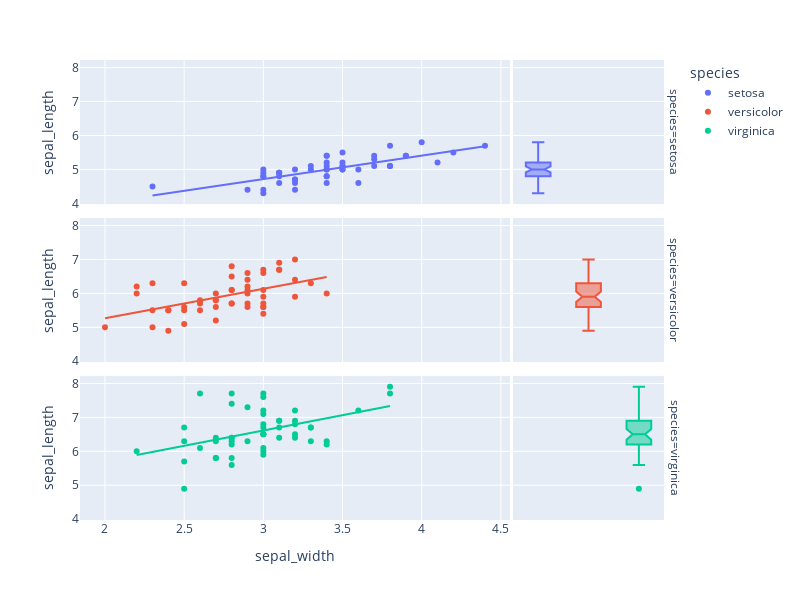

The notebook cell this image was saved under:
### Markdown cell above
#### Facets
You can use `facet_row` and `facet_col` to create some facets, each containing the data for a given category. If you're using it together with the `marginal_x` and `marginal_y` options, the marginals won't be displayed :

### Code cell
# Create one subgraph for each category and set the dislay order
fig = px.scatter(df, x = "sepal_width", y = "sepal_length", color = "species", trendline = "ols", marginal_x = "violin", marginal_y = "box", facet_row = "species", width=800, height=600)
fig.show()

### Figure 1 — Plotly figure (JSON) as saved in the notebook; plotly's stock layout.template omitted (floating-point values rounded to 4 significant figures)
{"data": [{"hovertemplate": "species=setosa<br>sepal_width=%{x}<br>sepal_length=%{y}<extra></extra>", "legendgroup": "setosa", "marker": {"color": "#636efa", "symbol": "circle"}, "mode": "markers", "name": "setosa", "orientation": "v", "showlegend": true, "type": "scatter", "x": [3.5, 3, 3.2, 3.1, 3.6, 3.9, 3.4, 3.4, 2.9, 3.1, 3.7, 3.4, 3, 3, 4, 4.4, 3.9, 3.5, 3.8, 3.8, 3.4, 3.7, 3.6, 3.3, 3.4, 3, 3.4, 3.5, 3.4, 3.2, 3.1, 3.4, 4.1, 4.2, 3.1, 3.2, 3.5, 3.1, 3, 3.4, 3.5, 2.3, 3.2, 3.5, 3.8, 3, 3.8, 3.2, 3.7, 3.3], "xaxis": "x5", "y": [5.1, 4.9, 4.7, 4.6, 5, 5.4, 4.6, 5, 4.4, 4.9, 5.4, 4.8, 4.8, 4.3, 5.8, 5.7, 5.4, 5.1, 5.7, 5.1, 5.4, 5.1, 4.6, 5.1, 4.8, 5, 5, 5.2, 5.2, 4.7, 4.8, 5.4, 5.2, 5.5, 4.9, 5, 5.5, 4.9, 4.4, 5.1, 5, 4.5, 4.4, 5, 5.1, 4.8, 5.1, 4.6, 5.3, 5], "yaxis": "y5"}, {"alignmentgroup": "True", "hovertemplate": "species=setosa<br>sepal_length=%{y}<extra></extra>", "legendgroup": "setosa", "marker": {"color": "#636efa", "symbol": "circle"}, "name": "setosa", "notched": true, "offsetgroup": "setosa", "showlegend": false, "type": "box", "xaxis": "x6", "y": [5.1, 4.9, 4.7, 4.6, 5, 5.4, 4.6, 5, 4.4, 4.9, 5.4, 4.8, 4.8, 4.3, 5.8, 5.7, 5.4, 5.1, 5.7, 5.1, 5.4, 5.1, 4.6, 5.1, 4.8, 5, 5, 5.2, 5.2, 4.7, 4.8, 5.4, 5.2, 5.5, 4.9, 5, 5.5, 4.9, 4.4, 5.1, 5, 4.5, 4.4, 5, 5.1, 4.8, 5.1, 4.6, 5.3, 5], "yaxis": "y6"}, {"hovertemplate": "<b>OLS trendline</b><br>sepal_length = 0.690854 * sepal_width + 2.64466<br>R<sup>2</sup>=0.557681<br><br>species=setosa<br>sepal_width=%{x}<br>sepal_length=%{y} <b>(trend)</b><extra></extra>", "legendgroup": "setosa", "marker": {"color": "#636efa", "symbol": "circle"}, "mode": "lines", "name": "setosa", "showlegend": false, "type": "scatter", "x": [2.3, 2.9, 3, 3, 3, 3, 3, 3, 3.1, 3.1, 3.1, 3.1, 3.1, 3.2, 3.2, 3.2, 3.2, 3.2, 3.3, 3.3, 3.4, 3.4, 3.4, 3.4, 3.4, 3.4, 3.4, 3.4, 3.4, 3.5, 3.5, 3.5, 3.5, 3.5, 3.5, 3.6, 3.6, 3.7, 3.7, 3.7, 3.8, 3.8, 3.8, 3.8, 3.9, 3.9, 4, 4.1, 4.2, 4.4], "xaxis": "x5", "y": [4.234, 4.648, 4.717, 4.717, 4.717, 4.717, 4.717, 4.717, 4.786, 4.786, 4.786, 4.786, 4.786, 4.855, 4.855, 4.855, 4.855, 4.855, 4.924, 4.924, 4.994, 4.994, 4.994, 4.994, 4.994, 4.994, 4.994, 4.994, 4.994, 5.063, 5.063, 5.063, 5.063, 5.063, 5.063, 5.132, 5.132, 5.201, 5.201, 5.201, 5.27, 5.27, 5.27, 5.27, 5.339, 5.339, 5.408, 5.477, 5.546, 5.684], "yaxis": "y5"}, {"hovertemplate": "species=versicolor<br>sepal_width=%{x}<br>sepal_length=%{y}<extra></extra>", "legendgroup": "versicolor", "marker": {"color": "#EF553B", "symbol": "circle"}, "mode": "markers", "name": "versicolor", "orientation": "v", "showlegend": true, "type": "scatter", "x": [3.2, 3.2, 3.1, 2.3, 2.8, 2.8, 3.3, 2.4, 2.9, 2.7, 2, 3, 2.2, 2.9, 2.9, 3.1, 3, 2.7, 2.2, 2.5, 3.2, 2.8, 2.5, 2.8, 2.9, 3, 2.8, 3, 2.9, 2.6, 2.4, 2.4, 2.7, 2.7, 3, 3.4, 3.1, 2.3, 3, 2.5, 2.6, 3, 2.6, 2.3, 2.7, 3, 2.9, 2.9, 2.5, 2.8], "xaxis": "x3", "y": [7, 6.4, 6.9, 5.5, 6.5, 5.7, 6.3, 4.9, 6.6, 5.2, 5, 5.9, 6, 6.1, 5.6, 6.7, 5.6, 5.8, 6.2, 5.6, 5.9, 6.1, 6.3, 6.1, 6.4, 6.6, 6.8, 6.7, 6, 5.7, 5.5, 5.5, 5.8, 6, 5.4, 6, 6.7, 6.3, 5.6, 5.5, 5.5, 6.1, 5.8, 5, 5.6, 5.7, 5.7, 6.2, 5.1, 5.7], "yaxis": "y3"}, {"alignmentgroup": "True", "hovertemplate": "species=versicolor<br>sepal_length=%{y}<extra></extra>", "legendgroup": "versicolor", "marker": {"color": "#EF553B", "symbol": "circle"}, "name": "versicolor", "notched": true, "offsetgroup": "versicolor", "showlegend": false, "type": "box", "xaxis": "x4", "y": [7, 6.4, 6.9, 5.5, 6.5, 5.7, 6.3, 4.9, 6.6, 5.2, 5, 5.9, 6, 6.1, 5.6, 6.7, 5.6, 5.8, 6.2, 5.6, 5.9, 6.1, 6.3, 6.1, 6.4, 6.6, 6.8, 6.7, 6, 5.7, 5.5, 5.5, 5.8, 6, 5.4, 6, 6.7, 6.3, 5.6, 5.5, 5.5, 6.1, 5.8, 5, 5.6, 5.7, 5.7, 6.2, 5.1, 5.7], "yaxis": "y4"}, {"hovertemplate": "<b>OLS trendline</b><br>sepal_length = 0.865078 * sepal_width + 3.53973<br>R<sup>2</sup>=0.276582<br><br>species=versicolor<br>sepal_width=%{x}<br>sepal_length=%{y} <b>(trend)</b><extra></extra>", "legendgroup": "versicolor", "marker": {"color": "#EF553B", "symbol": "circle"}, "mode": "lines", "name": "versicolor", "showlegend": false, "type": "scatter", "x": [2, 2.2, 2.2, 2.3, 2.3, 2.3, 2.4, 2.4, 2.4, 2.5, 2.5, 2.5, 2.5, 2.6, 2.6, 2.6, 2.7, 2.7, 2.7, 2.7, 2.7, 2.8, 2.8, 2.8, 2.8, 2.8, 2.8, 2.9, 2.9, 2.9, 2.9, 2.9, 2.9, 2.9, 3, 3, 3, 3, 3, 3, 3, 3, 3.1, 3.1, 3.1, 3.2, 3.2, 3.2, 3.3, 3.4], "xaxis": "x3", "y": [5.27, 5.443, 5.443, 5.529, 5.529, 5.529, 5.616, 5.616, 5.616, 5.702, 5.702, 5.702, 5.702, 5.789, 5.789, 5.789, 5.875, 5.875, 5.875, 5.875, 5.875, 5.962, 5.962, 5.962, 5.962, 5.962, 5.962, 6.048, 6.048, 6.048, 6.048, 6.048, 6.048, 6.048, 6.135, 6.135, 6.135, 6.135, 6.135, 6.135, 6.135, 6.135, 6.221, 6.221, 6.221, 6.308, 6.308, 6.308, 6.394, 6.481], "yaxis": "y3"}, {"hovertemplate": "species=virginica<br>sepal_width=%{x}<br>sepal_length=%{y}<extra></extra>", "legendgroup": "virginica", "marker": {"color": "#00cc96", "symbol": "circle"}, "mode": "markers", "name": "virginica", "orientation": "v", "showlegend": true, "type": "scatter", "x": [3.3, 2.7, 3, 2.9, 3, 3, 2.5, 2.9, 2.5, 3.6, 3.2, 2.7, 3, 2.5, 2.8, 3.2, 3, 3.8, 2.6, 2.2, 3.2, 2.8, 2.8, 2.7, 3.3, 3.2, 2.8, 3, 2.8, 3, 2.8, 3.8, 2.8, 2.8, 2.6, 3, 3.4, 3.1, 3, 3.1, 3.1, 3.1, 2.7, 3.2, 3.3, 3, 2.5, 3, 3.4, 3], "xaxis": "x", "y": [6.3, 5.8, 7.1, 6.3, 6.5, 7.6, 4.9, 7.3, 6.7, 7.2, 6.5, 6.4, 6.8, 5.7, 5.8, 6.4, 6.5, 7.7, 7.7, 6, 6.9, 5.6, 7.7, 6.3, 6.7, 7.2, 6.2, 6.1, 6.4, 7.2, 7.4, 7.9, 6.4, 6.3, 6.1, 7.7, 6.3, 6.4, 6, 6.9, 6.7, 6.9, 5.8, 6.8, 6.7, 6.7, 6.3, 6.5, 6.2, 5.9], "yaxis": "y"}, {"alignmentgroup": "True", "hovertemplate": "species=virginica<br>sepal_length=%{y}<extra></extra>", "legendgroup": "virginica", "marker": {"color": "#00cc96", "symbol": "circle"}, "name": "virginica", "notched": true, "offsetgroup": "virginica", "showlegend": false, "type": "box", "xaxis": "x2", "y": [6.3, 5.8, 7.1, 6.3, 6.5, 7.6, 4.9, 7.3, 6.7, 7.2, 6.5, 6.4, 6.8, 5.7, 5.8, 6.4, 6.5, 7.7, 7.7, 6, 6.9, 5.6, 7.7, 6.3, 6.7, 7.2, 6.2, 6.1, 6.4, 7.2, 7.4, 7.9, 6.4, 6.3, 6.1, 7.7, 6.3, 6.4, 6, 6.9, 6.7, 6.9, 5.8, 6.8, 6.7, 6.7, 6.3, 6.5, 6.2, 5.9], "yaxis": "y2"}, {"hovertemplate": "<b>OLS trendline</b><br>sepal_length = 0.901534 * sepal_width + 3.90684<br>R<sup>2</sup>=0.209057<br><br>species=virginica<br>sepal_width=%{x}<br>sepal_length=%{y} <b>(trend)</b><extra></extra>", "legendgroup": "virginica", "marker": {"color": "#00cc96", "symbol": "circle"}, "mode": "lines", "name": "virginica", "showlegend": false, "type": "scatter", "x": [2.2, 2.5, 2.5, 2.5, 2.5, 2.6, 2.6, 2.7, 2.7, 2.7, 2.7, 2.8, 2.8, 2.8, 2.8, 2.8, 2.8, 2.8, 2.8, 2.9, 2.9, 3, 3, 3, 3, 3, 3, 3, 3, 3, 3, 3, 3, 3.1, 3.1, 3.1, 3.1, 3.2, 3.2, 3.2, 3.2, 3.2, 3.3, 3.3, 3.3, 3.4, 3.4, 3.6, 3.8, 3.8], "xaxis": "x", "y": [5.89, 6.161, 6.161, 6.161, 6.161, 6.251, 6.251, 6.341, 6.341, 6.341, 6.341, 6.431, 6.431, 6.431, 6.431, 6.431, 6.431, 6.431, 6.431, 6.521, 6.521, 6.611, 6.611, 6.611, 6.611, 6.611, 6.611, 6.611, 6.611, 6.611, 6.611, 6.611, 6.611, 6.702, 6.702, 6.702, 6.702, 6.792, 6.792, 6.792, 6.792, 6.792, 6.882, 6.882, 6.882, 6.972, 6.972, 7.152, 7.333, 7.333], "yaxis": "y"}], "layout": {"annotations": [{"font": {}, "showarrow": false, "text": "species=virginica", "textangle": 90, "x": 0.98, "xanchor": "left", "xref": "paper", "y": 0.1567, "yanchor": "middle", "yref": "paper"}, {"font": {}, "showarrow": false, "text": "species=versicolor", "textangle": 90, "x": 0.98, "xanchor": "left", "xref": "paper", "y": 0.5, "yanchor": "middle", "yref": "paper"}, {"font": {}, "showarrow": false, "text": "species=setosa", "textangle": 90, "x": 0.98, "xanchor": "left", "xref": "paper", "y": 0.8433, "yanchor": "middle", "yref": "paper"}], "height": 600, "legend": {"title": {"text": "species"}, "tracegroupgap": 0}, "margin": {"t": 60}, "width": 800, "xaxis": {"anchor": "y", "domain": [0, 0.7215], "title": {"text": "sepal_width"}}, "xaxis2": {"anchor": "y2", "domain": [0.7265, 0.98], "matches": "x2", "showgrid": false, "showline": false, "showticklabels": false, "ticks": ""}, "xaxis3": {"anchor": "y3", "domain": [0, 0.7215], "matches": "x", "showticklabels": false}, "xaxis4": {"anchor": "y4", "domain": [0.7265, 0.98], "matches": "x2", "showgrid": false, "showline": false, "showticklabels": false, "ticks": ""}, "xaxis5": {"anchor": "y5", "domain": [0, 0.7215], "matches": "x", "showticklabels": false}, "xaxis6": {"anchor": "y6", "domain": [0.7265, 0.98], "matches": "x2", "showgrid": false, "showline": false, "showticklabels": false, "ticks": ""}, "yaxis": {"anchor": "x", "domain": [0, 0.3133], "title": {"text": "sepal_length"}}, "yaxis2": {"anchor": "x2", "domain": [0, 0.3133], "matches": "y", "showgrid": true, "showticklabels": false}, "yaxis3": {"anchor": "x3", "domain": [0.3433, 0.6567], "matches": "y", "title": {"text": "sepal_length"}}, "yaxis4": {"anchor": "x4", "domain": [0.3433, 0.6567], "matches": "y", "showgrid": true, "showticklabels": false}, "yaxis5": {"anchor": "x5", "domain": [0.6867, 1.0], "matches": "y", "title": {"text": "sepal_length"}}, "yaxis6": {"anchor": "x6", "domain": [0.6867, 1.0], "matches": "y", "showgrid": true, "showticklabels": false}}}
